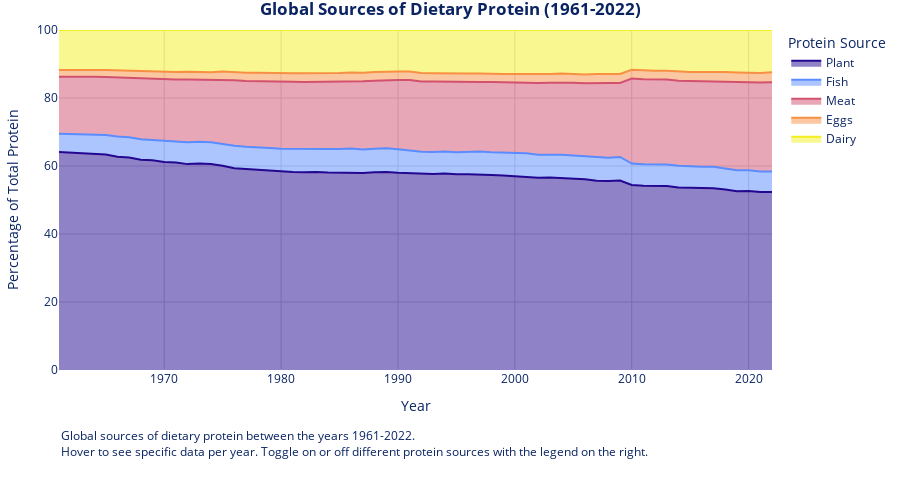

The notebook cell saved with this chart:
### Code cell
import pandas as pd
import plotly.express as px

df = pd.read_csv('../data/per-capita-sources-of-protein.csv')

df.columns = [col.split('|')[0].strip() for col in df.columns]

protein_cols = [
    'Vegetal Products',
    'Fish and seafood',
    'Meat, total',
    'All egg products',
    'Milk'
]

df = df.dropna(subset=protein_cols)

df_world = df.groupby('Year')[protein_cols].sum().reset_index()

df_world['Total'] = df_world[protein_cols].sum(axis=1)

for col in protein_cols:
    df_world[col] = df_world[col] / df_world['Total'] * 100

df_world = df_world.rename(columns={
    'Vegetal Products': 'Plant',
    'Fish and seafood': 'Fish',
    'Meat, total': 'Meat',
    'All egg products': 'Eggs',
    'Milk': 'Dairy'
})

fig = px.area(
    df_world,
    x='Year',
    y=['Plant', 'Fish', 'Meat', 'Eggs', 'Dairy'],
    labels={
        'value': 'Percentage of Total Protein',
        'Year': 'Year',
        'variable': 'Protein Source'
    },
    color_discrete_sequence=['#230790', '#5b8cff', '#D2516F', '#F79043', '#F4EF22']
)

fig.update_traces(
    hovertemplate="<b>%{fullData.name}</b><br>%{y:.1f}%<extra></extra>",
    opacity=1
)

fig.update_layout(
    hovermode='x unified',
    legend_title_text='Protein Source',
    plot_bgcolor='white',
    yaxis=dict(
        title='Percentage of Total Protein',
        range=[0, 100],
        gridcolor='lightgray'
    ),
    xaxis=dict(
        title='Year',
        gridcolor='lightgray'
    ),
    margin={'l': 30, 'b': 130, 'r': 30, 't': 30},
    title={
        'text': '<b>Global Sources of Dietary Protein (1961-2022)</b>',
        'x': 0.5,
        'xanchor': 'center'}, 
    font=dict(color='#0a2463'),
    height=500
)

fig.add_annotation(x=0, y=-0.27,
                   xref="paper", yref="paper",
                   showarrow=False,
                   align='left',
                   xanchor='left', yanchor='bottom',
                   text="Global sources of dietary protein between the years 1961-2022. <br>" + \
                        'Hover to see specific data per year. Toggle on or off different protein sources with the legend on the right.')

fig.update_annotations(
    font=dict(color='#0a2463')
)

fig.show()

### Figure 1 — Plotly figure (JSON) as saved in the notebook; plotly's stock layout.template omitted (floating-point values rounded to 4 significant figures)
{"data": [{"fillpattern": {"shape": ""}, "hovertemplate": "<b>%{fullData.name}</b><br>%{y:.1f}%<extra></extra>", "legendgroup": "Plant", "line": {"color": "#230790"}, "marker": {"symbol": "circle"}, "mode": "lines", "name": "Plant", "opacity": 1, "orientation": "v", "showlegend": true, "stackgroup": "1", "type": "scatter", "x": [1961, 1962, 1963, 1964, 1965, 1966, 1967, 1968, 1969, 1970, 1971, 1972, 1973, 1974, 1975, 1976, 1977, 1978, 1979, 1980, 1981, 1982, 1983, 1984, 1985, 1986, 1987, 1988, 1989, 1990, 1991, 1992, 1993, 1994, 1995, 1996, 1997, 1998, 1999, 2000, 2001, 2002, 2003, 2004, 2005, 2006, 2007, 2008, 2009, 2010, 2011, 2012, 2013, 2014, 2015, 2016, 2017, 2018, 2019, 2020, 2021, 2022], "xaxis": "x", "y": [64.1, 63.91, 63.62, 63.57, 63.37, 62.7, 62.49, 61.86, 61.72, 61.17, 61.02, 60.55, 60.73, 60.55, 60.05, 59.32, 59.09, 58.73, 58.66, 58.37, 58.26, 58.15, 58.23, 58.06, 58.01, 58.05, 57.95, 58.16, 58.24, 58.02, 57.94, 57.72, 57.67, 57.79, 57.57, 57.61, 57.54, 57.39, 57.17, 56.93, 56.86, 56.56, 56.62, 56.49, 56.18, 56.12, 55.64, 55.56, 55.73, 54.41, 54.18, 54.14, 54.11, 53.67, 53.56, 53.47, 53.48, 53.09, 52.55, 52.66, 52.33, 52.35], "yaxis": "y"}, {"fillpattern": {"shape": ""}, "hovertemplate": "<b>%{fullData.name}</b><br>%{y:.1f}%<extra></extra>", "legendgroup": "Fish", "line": {"color": "#5b8cff"}, "marker": {"symbol": "circle"}, "mode": "lines", "name": "Fish", "opacity": 1, "orientation": "v", "showlegend": true, "stackgroup": "1", "type": "scatter", "x": [1961, 1962, 1963, 1964, 1965, 1966, 1967, 1968, 1969, 1970, 1971, 1972, 1973, 1974, 1975, 1976, 1977, 1978, 1979, 1980, 1981, 1982, 1983, 1984, 1985, 1986, 1987, 1988, 1989, 1990, 1991, 1992, 1993, 1994, 1995, 1996, 1997, 1998, 1999, 2000, 2001, 2002, 2003, 2004, 2005, 2006, 2007, 2008, 2009, 2010, 2011, 2012, 2013, 2014, 2015, 2016, 2017, 2018, 2019, 2020, 2021, 2022], "xaxis": "x", "y": [5.356, 5.413, 5.564, 5.604, 5.744, 5.997, 5.967, 6.006, 5.951, 6.287, 6.234, 6.4, 6.419, 6.407, 6.431, 6.639, 6.572, 6.658, 6.598, 6.725, 6.821, 6.753, 6.809, 6.95, 7.022, 7.066, 6.923, 6.896, 6.979, 6.877, 6.687, 6.442, 6.477, 6.474, 6.489, 6.601, 6.691, 6.631, 6.727, 6.732, 6.853, 6.79, 6.814, 6.846, 6.921, 6.813, 6.96, 6.893, 6.924, 6.3, 6.321, 6.296, 6.306, 6.407, 6.312, 6.316, 6.275, 6.217, 6.229, 6.064, 6.037, 6.004], "yaxis": "y"}, {"fillpattern": {"shape": ""}, "hovertemplate": "<b>%{fullData.name}</b><br>%{y:.1f}%<extra></extra>", "legendgroup": "Meat", "line": {"color": "#D2516F"}, "marker": {"symbol": "circle"}, "mode": "lines", "name": "Meat", "opacity": 1, "orientation": "v", "showlegend": true, "stackgroup": "1", "type": "scatter", "x": [1961, 1962, 1963, 1964, 1965, 1966, 1967, 1968, 1969, 1970, 1971, 1972, 1973, 1974, 1975, 1976, 1977, 1978, 1979, 1980, 1981, 1982, 1983, 1984, 1985, 1986, 1987, 1988, 1989, 1990, 1991, 1992, 1993, 1994, 1995, 1996, 1997, 1998, 1999, 2000, 2001, 2002, 2003, 2004, 2005, 2006, 2007, 2008, 2009, 2010, 2011, 2012, 2013, 2014, 2015, 2016, 2017, 2018, 2019, 2020, 2021, 2022], "xaxis": "x", "y": [16.82, 17.01, 17.08, 17.09, 17.09, 17.36, 17.5, 17.92, 18.01, 18.1, 18.16, 18.46, 18.21, 18.32, 18.94, 19.22, 19.33, 19.52, 19.53, 19.61, 19.68, 19.83, 19.7, 19.71, 19.77, 19.85, 20.04, 20.04, 20.07, 20.38, 20.66, 20.67, 20.67, 20.49, 20.61, 20.53, 20.5, 20.71, 20.7, 20.91, 20.77, 21.06, 21.09, 21.26, 21.39, 21.38, 21.84, 21.98, 21.79, 25.03, 25.01, 25.04, 24.99, 24.99, 25.12, 25.15, 25.19, 25.56, 25.92, 25.81, 26.15, 26.31], "yaxis": "y"}, {"fillpattern": {"shape": ""}, "hovertemplate": "<b>%{fullData.name}</b><br>%{y:.1f}%<extra></extra>", "legendgroup": "Eggs", "line": {"color": "#F79043"}, "marker": {"symbol": "circle"}, "mode": "lines", "name": "Eggs", "opacity": 1, "orientation": "v", "showlegend": true, "stackgroup": "1", "type": "scatter", "x": [1961, 1962, 1963, 1964, 1965, 1966, 1967, 1968, 1969, 1970, 1971, 1972, 1973, 1974, 1975, 1976, 1977, 1978, 1979, 1980, 1981, 1982, 1983, 1984, 1985, 1986, 1987, 1988, 1989, 1990, 1991, 1992, 1993, 1994, 1995, 1996, 1997, 1998, 1999, 2000, 2001, 2002, 2003, 2004, 2005, 2006, 2007, 2008, 2009, 2010, 2011, 2012, 2013, 2014, 2015, 2016, 2017, 2018, 2019, 2020, 2021, 2022], "xaxis": "x", "y": [1.916, 1.93, 1.955, 1.998, 2.029, 2.067, 2.112, 2.137, 2.193, 2.256, 2.267, 2.299, 2.289, 2.314, 2.384, 2.395, 2.434, 2.498, 2.526, 2.536, 2.548, 2.572, 2.555, 2.555, 2.553, 2.569, 2.527, 2.54, 2.484, 2.535, 2.51, 2.542, 2.481, 2.478, 2.484, 2.433, 2.489, 2.521, 2.476, 2.472, 2.525, 2.548, 2.538, 2.585, 2.569, 2.587, 2.61, 2.614, 2.595, 2.543, 2.535, 2.572, 2.614, 2.666, 2.66, 2.693, 2.738, 2.763, 2.824, 2.831, 2.825, 2.888], "yaxis": "y"}, {"fillpattern": {"shape": ""}, "hovertemplate": "<b>%{fullData.name}</b><br>%{y:.1f}%<extra></extra>", "legendgroup": "Dairy", "line": {"color": "#F4EF22"}, "marker": {"symbol": "circle"}, "mode": "lines", "name": "Dairy", "opacity": 1, "orientation": "v", "showlegend": true, "stackgroup": "1", "type": "scatter", "x": [1961, 1962, 1963, 1964, 1965, 1966, 1967, 1968, 1969, 1970, 1971, 1972, 1973, 1974, 1975, 1976, 1977, 1978, 1979, 1980, 1981, 1982, 1983, 1984, 1985, 1986, 1987, 1988, 1989, 1990, 1991, 1992, 1993, 1994, 1995, 1996, 1997, 1998, 1999, 2000, 2001, 2002, 2003, 2004, 2005, 2006, 2007, 2008, 2009, 2010, 2011, 2012, 2013, 2014, 2015, 2016, 2017, 2018, 2019, 2020, 2021, 2022], "xaxis": "x", "y": [11.8, 11.73, 11.77, 11.74, 11.77, 11.88, 11.93, 12.08, 12.13, 12.19, 12.32, 12.29, 12.35, 12.4, 12.19, 12.42, 12.57, 12.6, 12.69, 12.75, 12.69, 12.69, 12.7, 12.72, 12.65, 12.47, 12.55, 12.36, 12.23, 12.19, 12.2, 12.63, 12.7, 12.77, 12.85, 12.83, 12.78, 12.75, 12.92, 12.95, 12.99, 13.05, 12.94, 12.82, 12.94, 13.1, 12.96, 12.96, 12.96, 11.72, 11.95, 11.95, 11.98, 12.26, 12.35, 12.37, 12.32, 12.37, 12.47, 12.63, 12.65, 12.45], "yaxis": "y"}], "layout": {"annotations": [{"align": "left", "font": {"color": "#0a2463"}, "showarrow": false, "text": "Global sources of dietary protein between the years 1961-2022. <br>Hover to see specific data per year. Toggle on or off different protein sources with the legend on the right.", "x": 0, "xanchor": "left", "xref": "paper", "y": -0.27, "yanchor": "bottom", "yref": "paper"}], "font": {"color": "#0a2463"}, "height": 500, "hovermode": "x unified", "legend": {"title": {"text": "Protein Source"}, "tracegroupgap": 0}, "margin": {"b": 130, "l": 30, "r": 30, "t": 30}, "plot_bgcolor": "white", "title": {"text": "<b>Global Sources of Dietary Protein (1961-2022)</b>", "x": 0.5, "xanchor": "center"}, "xaxis": {"anchor": "y", "domain": [0, 1], "gridcolor": "lightgray", "title": {"text": "Year"}}, "yaxis": {"anchor": "x", "domain": [0, 1], "gridcolor": "lightgray", "range": [0, 100], "title": {"text": "Percentage of Total Protein"}}}}
